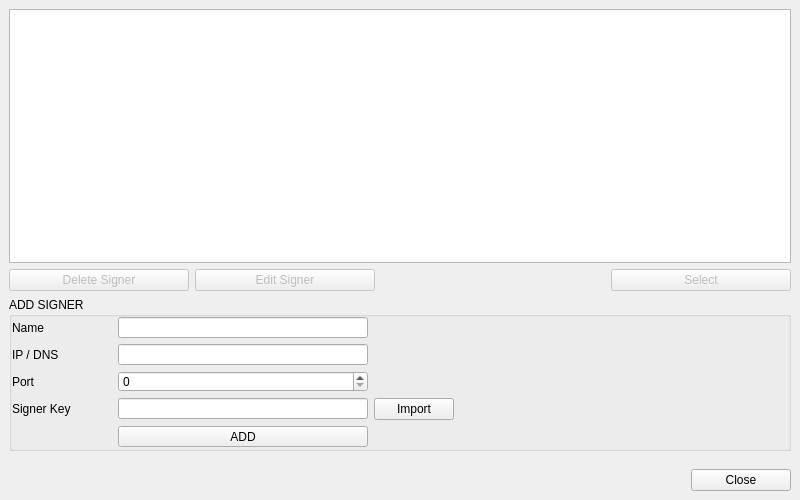
<?xml version="1.0" encoding="UTF-8"?>
<ui version="4.0">
 <class>SignerKeysWidget</class>
 <widget class="QWidget" name="SignerKeysWidget">
  <property name="geometry">
   <rect>
    <x>0</x>
    <y>0</y>
    <width>800</width>
    <height>500</height>
   </rect>
  </property>
  <property name="sizeHint" stdset="0">
   <size>
    <width>816</width>
    <height>436</height>
   </size>
  </property>
  <property name="windowTitle">
   <string>Manage Signer Connection</string>
  </property>
  <layout class="QGridLayout" name="gridLayout_2">
   <property name="leftMargin">
    <number>0</number>
   </property>
   <property name="topMargin">
    <number>0</number>
   </property>
   <property name="rightMargin">
    <number>0</number>
   </property>
   <property name="bottomMargin">
    <number>0</number>
   </property>
   <property name="spacing">
    <number>0</number>
   </property>
   <item row="0" column="0" colspan="2">
    <widget class="QWidget" name="widget" native="true">
     <property name="minimumSize">
      <size>
       <width>0</width>
       <height>40</height>
      </size>
     </property>
     <layout class="QGridLayout" name="gridLayout_3">
      <item row="1" column="0">
       <widget class="QPushButton" name="pushButtonDeleteSignerKey">
        <property name="enabled">
         <bool>false</bool>
        </property>
        <property name="minimumSize">
         <size>
          <width>180</width>
          <height>0</height>
         </size>
        </property>
        <property name="maximumSize">
         <size>
          <width>180</width>
          <height>16777215</height>
         </size>
        </property>
        <property name="text">
         <string>Delete Signer</string>
        </property>
       </widget>
      </item>
      <item row="1" column="2">
       <spacer name="horizontalSpacer">
        <property name="orientation">
         <enum>Qt::Horizontal</enum>
        </property>
        <property name="sizeHint" stdset="0">
         <size>
          <width>240</width>
          <height>18</height>
         </size>
        </property>
       </spacer>
      </item>
      <item row="0" column="0" colspan="4">
       <widget class="QTableView" name="tableViewSignerKeys">
        <property name="horizontalScrollBarPolicy">
         <enum>Qt::ScrollBarAsNeeded</enum>
        </property>
        <property name="alternatingRowColors">
         <bool>true</bool>
        </property>
        <property name="selectionMode">
         <enum>QAbstractItemView::SingleSelection</enum>
        </property>
        <property name="selectionBehavior">
         <enum>QAbstractItemView::SelectRows</enum>
        </property>
        <property name="textElideMode">
         <enum>Qt::ElideNone</enum>
        </property>
        <property name="showGrid">
         <bool>false</bool>
        </property>
        <property name="cornerButtonEnabled">
         <bool>false</bool>
        </property>
        <attribute name="horizontalHeaderDefaultSectionSize">
         <number>140</number>
        </attribute>
        <attribute name="horizontalHeaderMinimumSectionSize">
         <number>80</number>
        </attribute>
        <attribute name="verticalHeaderVisible">
         <bool>false</bool>
        </attribute>
       </widget>
      </item>
      <item row="1" column="1">
       <widget class="QPushButton" name="pushButtonEditSignerKey">
        <property name="enabled">
         <bool>false</bool>
        </property>
        <property name="minimumSize">
         <size>
          <width>180</width>
          <height>0</height>
         </size>
        </property>
        <property name="maximumSize">
         <size>
          <width>180</width>
          <height>16777215</height>
         </size>
        </property>
        <property name="text">
         <string>Edit Signer</string>
        </property>
       </widget>
      </item>
      <item row="2" column="0" colspan="4">
       <widget class="QGroupBox" name="groupBox">
        <property name="title">
         <string>ADD SIGNER</string>
        </property>
        <layout class="QGridLayout" name="gridLayout">
         <property name="leftMargin">
          <number>0</number>
         </property>
         <property name="topMargin">
          <number>0</number>
         </property>
         <property name="rightMargin">
          <number>0</number>
         </property>
         <property name="bottomMargin">
          <number>0</number>
         </property>
         <item row="1" column="1">
          <widget class="QLineEdit" name="lineEditAddress">
           <property name="minimumSize">
            <size>
             <width>250</width>
             <height>21</height>
            </size>
           </property>
           <property name="maximumSize">
            <size>
             <width>250</width>
             <height>21</height>
            </size>
           </property>
          </widget>
         </item>
         <item row="2" column="1">
          <widget class="QSpinBox" name="spinBoxPort">
           <property name="minimumSize">
            <size>
             <width>0</width>
             <height>21</height>
            </size>
           </property>
           <property name="maximumSize">
            <size>
             <width>250</width>
             <height>21</height>
            </size>
           </property>
          </widget>
         </item>
         <item row="0" column="2" rowspan="4">
          <spacer name="horizontalSpacer_2">
           <property name="orientation">
            <enum>Qt::Horizontal</enum>
           </property>
           <property name="sizeHint" stdset="0">
            <size>
             <width>40</width>
             <height>20</height>
            </size>
           </property>
          </spacer>
         </item>
         <item row="2" column="0">
          <widget class="QLabel" name="label_2">
           <property name="minimumSize">
            <size>
             <width>100</width>
             <height>0</height>
            </size>
           </property>
           <property name="maximumSize">
            <size>
             <width>100</width>
             <height>16777215</height>
            </size>
           </property>
           <property name="text">
            <string>Port</string>
           </property>
          </widget>
         </item>
         <item row="0" column="0">
          <widget class="QLabel" name="label_3">
           <property name="minimumSize">
            <size>
             <width>100</width>
             <height>0</height>
            </size>
           </property>
           <property name="maximumSize">
            <size>
             <width>100</width>
             <height>16777215</height>
            </size>
           </property>
           <property name="text">
            <string>Name</string>
           </property>
          </widget>
         </item>
         <item row="0" column="1">
          <widget class="QLineEdit" name="lineEditName">
           <property name="minimumSize">
            <size>
             <width>250</width>
             <height>21</height>
            </size>
           </property>
           <property name="maximumSize">
            <size>
             <width>250</width>
             <height>21</height>
            </size>
           </property>
          </widget>
         </item>
         <item row="3" column="0">
          <widget class="QWidget" name="widgetSignerKey" native="true">
           <property name="sizePolicy">
            <sizepolicy hsizetype="Preferred" vsizetype="Preferred">
             <horstretch>0</horstretch>
             <verstretch>0</verstretch>
            </sizepolicy>
           </property>
           <property name="minimumSize">
            <size>
             <width>0</width>
             <height>0</height>
            </size>
           </property>
           <property name="maximumSize">
            <size>
             <width>100</width>
             <height>16777215</height>
            </size>
           </property>
           <layout class="QHBoxLayout" name="horizontalLayout_3">
            <property name="spacing">
             <number>0</number>
            </property>
            <property name="leftMargin">
             <number>0</number>
            </property>
            <property name="topMargin">
             <number>0</number>
            </property>
            <property name="rightMargin">
             <number>0</number>
            </property>
            <property name="bottomMargin">
             <number>0</number>
            </property>
            <item>
             <widget class="QLabel" name="labelSignerPubKey">
              <property name="text">
               <string>Signer Key</string>
              </property>
             </widget>
            </item>
            <item>
             <widget class="QLabel" name="labelSignerPubKeyHint">
              <property name="sizePolicy">
               <sizepolicy hsizetype="Expanding" vsizetype="Preferred">
                <horstretch>0</horstretch>
                <verstretch>0</verstretch>
               </sizepolicy>
              </property>
              <property name="minimumSize">
               <size>
                <width>10</width>
                <height>15</height>
               </size>
              </property>
              <property name="maximumSize">
               <size>
                <width>10</width>
                <height>15</height>
               </size>
              </property>
              <property name="toolTip">
               <string>Optional</string>
              </property>
              <property name="styleSheet">
               <string notr="true">image: url(&quot;:/resources/notification_info@2x.png&quot;);</string>
              </property>
              <property name="text">
               <string/>
              </property>
             </widget>
            </item>
           </layout>
          </widget>
         </item>
         <item row="4" column="1">
          <widget class="QStackedWidget" name="stackedWidgetAddSave">
           <property name="sizePolicy">
            <sizepolicy hsizetype="Preferred" vsizetype="Fixed">
             <horstretch>0</horstretch>
             <verstretch>0</verstretch>
            </sizepolicy>
           </property>
           <property name="minimumSize">
            <size>
             <width>250</width>
             <height>0</height>
            </size>
           </property>
           <property name="maximumSize">
            <size>
             <width>250</width>
             <height>16777215</height>
            </size>
           </property>
           <widget class="QWidget" name="pageAddSignerKeyButton">
            <property name="sizePolicy">
             <sizepolicy hsizetype="Preferred" vsizetype="Fixed">
              <horstretch>0</horstretch>
              <verstretch>0</verstretch>
             </sizepolicy>
            </property>
            <layout class="QGridLayout" name="gridLayout_4">
             <property name="leftMargin">
              <number>0</number>
             </property>
             <property name="topMargin">
              <number>0</number>
             </property>
             <property name="rightMargin">
              <number>0</number>
             </property>
             <property name="bottomMargin">
              <number>0</number>
             </property>
             <property name="spacing">
              <number>0</number>
             </property>
             <item row="0" column="0">
              <widget class="QPushButton" name="pushButtonAddSignerKey">
               <property name="minimumSize">
                <size>
                 <width>250</width>
                 <height>21</height>
                </size>
               </property>
               <property name="maximumSize">
                <size>
                 <width>250</width>
                 <height>21</height>
                </size>
               </property>
               <property name="text">
                <string>ADD</string>
               </property>
              </widget>
             </item>
            </layout>
           </widget>
           <widget class="QWidget" name="pageSaveSignerKeyButton">
            <property name="sizePolicy">
             <sizepolicy hsizetype="Preferred" vsizetype="Fixed">
              <horstretch>0</horstretch>
              <verstretch>0</verstretch>
             </sizepolicy>
            </property>
            <layout class="QHBoxLayout" name="horizontalLayout_2">
             <property name="leftMargin">
              <number>0</number>
             </property>
             <property name="topMargin">
              <number>0</number>
             </property>
             <property name="rightMargin">
              <number>0</number>
             </property>
             <property name="bottomMargin">
              <number>0</number>
             </property>
             <item>
              <widget class="QPushButton" name="pushButtonSaveSignerKey">
               <property name="text">
                <string>Save</string>
               </property>
              </widget>
             </item>
             <item>
              <widget class="QPushButton" name="pushButtonCancelSaveSignerKey">
               <property name="text">
                <string>Cancel</string>
               </property>
              </widget>
             </item>
            </layout>
           </widget>
          </widget>
         </item>
         <item row="1" column="0">
          <widget class="QLabel" name="label">
           <property name="minimumSize">
            <size>
             <width>100</width>
             <height>0</height>
            </size>
           </property>
           <property name="maximumSize">
            <size>
             <width>100</width>
             <height>16777215</height>
            </size>
           </property>
           <property name="text">
            <string>IP / DNS</string>
           </property>
          </widget>
         </item>
         <item row="4" column="0">
          <widget class="QLabel" name="label_4">
           <property name="minimumSize">
            <size>
             <width>100</width>
             <height>0</height>
            </size>
           </property>
           <property name="maximumSize">
            <size>
             <width>100</width>
             <height>16777215</height>
            </size>
           </property>
           <property name="text">
            <string/>
           </property>
          </widget>
         </item>
         <item row="3" column="1">
          <layout class="QHBoxLayout" name="horizontalLayout_4">
           <item>
            <widget class="QLineEdit" name="lineEditKey">
             <property name="minimumSize">
              <size>
               <width>250</width>
               <height>21</height>
              </size>
             </property>
             <property name="maximumSize">
              <size>
               <width>250</width>
               <height>21</height>
              </size>
             </property>
            </widget>
           </item>
           <item>
            <widget class="QPushButton" name="pushButtonKeyImport">
             <property name="text">
              <string>Import</string>
             </property>
            </widget>
           </item>
          </layout>
         </item>
        </layout>
       </widget>
      </item>
      <item row="1" column="3">
       <widget class="QPushButton" name="pushButtonSelect">
        <property name="enabled">
         <bool>false</bool>
        </property>
        <property name="minimumSize">
         <size>
          <width>180</width>
          <height>0</height>
         </size>
        </property>
        <property name="maximumSize">
         <size>
          <width>180</width>
          <height>16777215</height>
         </size>
        </property>
        <property name="text">
         <string>Select</string>
        </property>
       </widget>
      </item>
     </layout>
    </widget>
   </item>
   <item row="1" column="0">
    <widget class="QWidget" name="widgetControlButtons" native="true">
     <property name="buttonBar" stdset="0">
      <bool>true</bool>
     </property>
     <layout class="QHBoxLayout" name="horizontalLayout">
      <item>
       <spacer name="horizontalSpacer_3">
        <property name="orientation">
         <enum>Qt::Horizontal</enum>
        </property>
        <property name="sizeHint" stdset="0">
         <size>
          <width>40</width>
          <height>20</height>
         </size>
        </property>
       </spacer>
      </item>
      <item>
       <widget class="QPushButton" name="pushButtonClose">
        <property name="minimumSize">
         <size>
          <width>100</width>
          <height>0</height>
         </size>
        </property>
        <property name="text">
         <string>Close</string>
        </property>
       </widget>
      </item>
     </layout>
    </widget>
   </item>
  </layout>
 </widget>
 <tabstops>
  <tabstop>lineEditName</tabstop>
  <tabstop>lineEditAddress</tabstop>
 </tabstops>
 <resources/>
 <connections/>
</ui>
